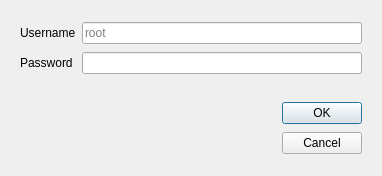
<?xml version="1.0" encoding="UTF-8"?>
<ui version="4.0">
 <class>DatabaseAuthDialog</class>
 <widget class="QDialog" name="DatabaseAuthDialog">
  <property name="geometry">
   <rect>
    <x>0</x>
    <y>0</y>
    <width>382</width>
    <height>176</height>
   </rect>
  </property>
  <property name="windowTitle">
   <string>Dialog</string>
  </property>
  <layout class="QGridLayout" name="gridLayout">
   <item row="2" column="0">
    <widget class="QWidget" name="InfoWidget" native="true">
     <layout class="QGridLayout" name="gridLayout_2">
      <item row="0" column="1">
       <widget class="QLineEdit" name="LE_Username">
        <property name="placeholderText">
         <string>root</string>
        </property>
       </widget>
      </item>
      <item row="0" column="0">
       <widget class="QLabel" name="Label_Username">
        <property name="text">
         <string>Username</string>
        </property>
       </widget>
      </item>
      <item row="1" column="0">
       <widget class="QLabel" name="Label_Password">
        <property name="text">
         <string>Password</string>
        </property>
       </widget>
      </item>
      <item row="1" column="1">
       <widget class="QLineEdit" name="LE_Password"/>
      </item>
     </layout>
    </widget>
   </item>
   <item row="3" column="0">
    <widget class="QWidget" name="ControlWidget" native="true">
     <layout class="QGridLayout" name="gridLayout_3">
      <item row="0" column="1">
       <widget class="QPushButton" name="Button_OK">
        <property name="text">
         <string>OK</string>
        </property>
       </widget>
      </item>
      <item row="1" column="1">
       <widget class="QPushButton" name="Button_Cancel">
        <property name="text">
         <string>Cancel</string>
        </property>
       </widget>
      </item>
      <item row="0" column="0">
       <spacer name="horizontalSpacer">
        <property name="orientation">
         <enum>Qt::Horizontal</enum>
        </property>
        <property name="sizeHint" stdset="0">
         <size>
          <width>40</width>
          <height>20</height>
         </size>
        </property>
       </spacer>
      </item>
      <item row="1" column="0">
       <spacer name="horizontalSpacer_2">
        <property name="orientation">
         <enum>Qt::Horizontal</enum>
        </property>
        <property name="sizeHint" stdset="0">
         <size>
          <width>40</width>
          <height>20</height>
         </size>
        </property>
       </spacer>
      </item>
     </layout>
    </widget>
   </item>
  </layout>
 </widget>
 <resources/>
 <connections/>
</ui>
